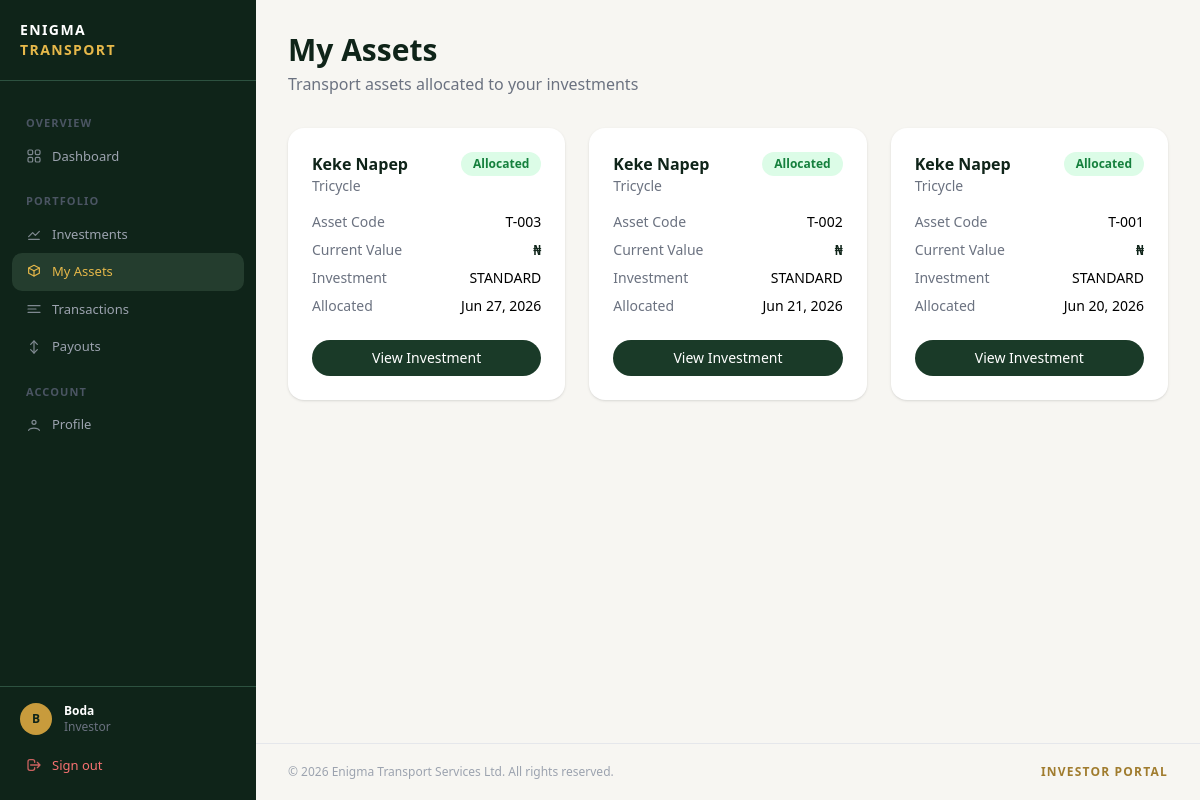
Before: /assets/ (signed in) with the older database file.
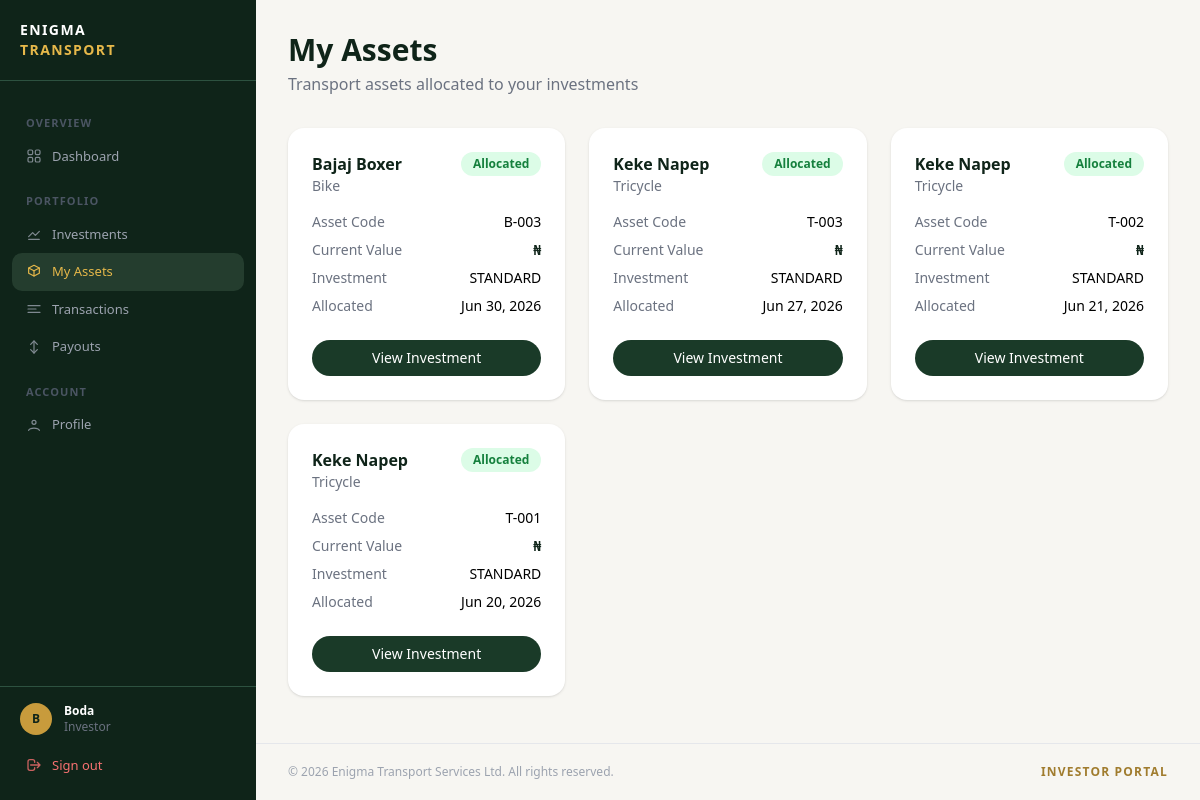
After: the same page with the newer database file.
### assets/models.py (models this page shows, shortened)
class AssetAllocation(models.Model):
    investment = models.ForeignKey(
        'investments.Investment',
        on_delete=models.CASCADE,
        related_name='allocations'
    )
    asset = models.ForeignKey(
        Asset,
        on_delete=models.PROTECT
    )
    quantity = models.PositiveIntegerField(default=1)
    hirer_name = models.CharField(max_length=200, blank=True)
    hirer_phone = models.CharField(max_length=20, blank=True)
    allocated_at = models.DateTimeField(auto_now_add=True)
    current_period_paid = models.BooleanField(default=False)
    last_payment_date = models.DateField(null=True, blank=True)
    paystack_page_id = models.CharField(max_length=100, blank=True)
    paystack_payment_link = models.URLField(blank=True)
    class Meta:
        unique_together = ('investment', 'asset')

class Asset(models.Model):
    STATUS_CHOICES = (
        ('available', 'Available'),
        ('allocated', 'Allocated'),
        ('maintenance', 'Maintenance'),
        ('inactive', 'Inactive'),
    )
    name = models.CharField(max_length=200)
    asset_code = models.CharField(max_length=50, unique=True, blank=True)
    asset_type = models.CharField(max_length=100)
    purchase_value = models.DecimalField(max_digits=15, decimal_places=2)
    service_charge = models.DecimalField(max_digits=15, decimal_places=2, default=0)
    management_fee = models.DecimalField(max_digits=15, decimal_places=2, default=0)
    weekly_return = models.DecimalField(max_digits=15, decimal_places=2, null=True, blank=True)
    duration_weeks = models.PositiveIntegerField(null=True, blank=True)
    status = models.CharField(max_length=20, choices=STATUS_CHOICES, default='available')
    created_at = models.DateTimeField(auto_now_add=True)

### investments/models.py (models this page shows, shortened)
class Investment(models.Model):
    STATUS_CHOICES = (
        ('pending', 'Pending'),
        ('awaiting_payment', 'Awaiting Payment'),
        ('active', 'Active'),
        ('completed', 'Completed'),
        ('cancelled', 'Cancelled'),
    )
    FREQUENCY_CHOICES = (
        ('weekly', 'Weekly'),
        ('monthly', 'Monthly'),
    )
    investor = models.ForeignKey(
        InvestorProfile,
        on_delete=models.CASCADE,
        related_name='investments'
    )
    tier = models.ForeignKey(
        InvestmentTier,
        on_delete=models.PROTECT
    )
    number_of_assets = models.PositiveIntegerField(default=0)
    investment_amount = models.DecimalField(
        max_digits=15, decimal_places=2, default=0
    )
    status = models.CharField(
        max_length=20, choices=STATUS_CHOICES, default='pending'
    )
    payout_frequency = models.CharField(
        max_length=20, choices=FREQUENCY_CHOICES, default='monthly'
    )
    duration_weeks = models.PositiveIntegerField(null=True, blank=True)
    duration_months = models.PositiveIntegerField(null=True, blank=True)
    start_date = models.DateField(null=True, blank=True)
    end_date = models.DateField(null=True, blank=True)
    service_charge = models.DecimalField(max_digits=15, decimal_places=2, default=0)
    management_fee = models.DecimalField(max_digits=15, decimal_places=2, default=0)
    asset_type = models.CharField(max_length=100, blank=True)
    quantity = models.PositiveIntegerField(default=1)
    created_at = models.DateTimeField(auto_now_add=True)

class InvestmentTier(models.Model):
    name = models.CharField(max_length=100)
    minimum_assets = models.PositiveIntegerField()
    maximum_assets = models.PositiveIntegerField()
    minimum_investment = models.DecimalField(max_digits=15, decimal_places=2)
    return_rate = models.DecimalField(max_digits=5, decimal_places=2)
    active = models.BooleanField(default=True)
    created_at = models.DateTimeField(auto_now_add=True)

### assets/views.py (the view)
# urls.py: path('', views.asset_list_view, name='asset_list'),
@investor_required
def asset_list_view(request):
    try:
        profile = request.user.investorprofile
    except InvestorProfile.DoesNotExist:
        return redirect('profile_create')
    allocations = AssetAllocation.objects.filter(
        investment__investor=profile
    ).select_related('asset', 'investment__tier').order_by('-allocated_at')
    return render(request, 'assets/asset_list.html', {'allocations': allocations})

### templates/assets/asset_list.html (shortened to what this page needs)
{% extends 'base.html' %}
{% load humanize %}
{% block dashboard_content %}
<div class="mb-8">
    <h1 class="text-3xl font-bold text-[#0f2419]">My Assets</h1>
    <p class="text-gray-500 mt-1">Transport assets allocated to your investments</p>
</div>
{% if allocations %}
<div class="grid grid-cols-1 md:grid-cols-2 lg:grid-cols-3 gap-6">
    {% for allocation in allocations %}
    <div class="bg-white rounded-2xl shadow p-6 hover:shadow-md transition">
        <div class="flex justify-between items-start mb-4">
            <div>
                <p class="font-bold text-[#0f2419]">{{ allocation.asset.name }}</p>
                <p class="text-sm text-gray-500">{{ allocation.asset.asset_type }}</p>
            </div>
            <span class="text-xs font-semibold px-3 py-1 rounded-full bg-green-100 text-green-700">
                Allocated
            </span>
        </div>
        <div class="space-y-2 mb-6">
            <div class="flex justify-between text-sm">
                <span class="text-gray-500">Asset Code</span>
                <span class="font-medium">{{ allocation.asset.asset_code }}</span>
            </div>
            <div class="flex justify-between text-sm">
                <span class="text-gray-500">Current Value</span>
                <span class="font-bold text-[#0f2419]">₦{{ allocation.asset.current_value|floatformat:2 | intcomma }}</span>
            </div>
            <div class="flex justify-between text-sm">
                <span class="text-gray-500">Investment</span>
                <span class="font-medium">{{ allocation.investment.tier.name }}</span>
            </div>
            <div class="flex justify-between text-sm">
                <span class="text-gray-500">Allocated</span>
                <span class="font-medium">{{ allocation.allocated_at|date:"M d, Y" }}</span>
            </div>
        </div>
        <a href="{% url 'investment_detail' allocation.investment.pk %}"
            class="block text-center bg-[#1a3a28] text-white py-2 rounded-full text-sm hover:bg-[#0f2419] transition">
            View Investment
        </a>
    </div>
    {% endfor %}
</div>
{% endif %}
{% endblock %}

Changed rows visible on the page:
added AssetAllocation: asset.name "Bajaj Boxer", asset.asset_type "Bike", asset.asset_code "B-003", investment.tier.name "STANDARD", allocated_at "Jun 30, 2026"
